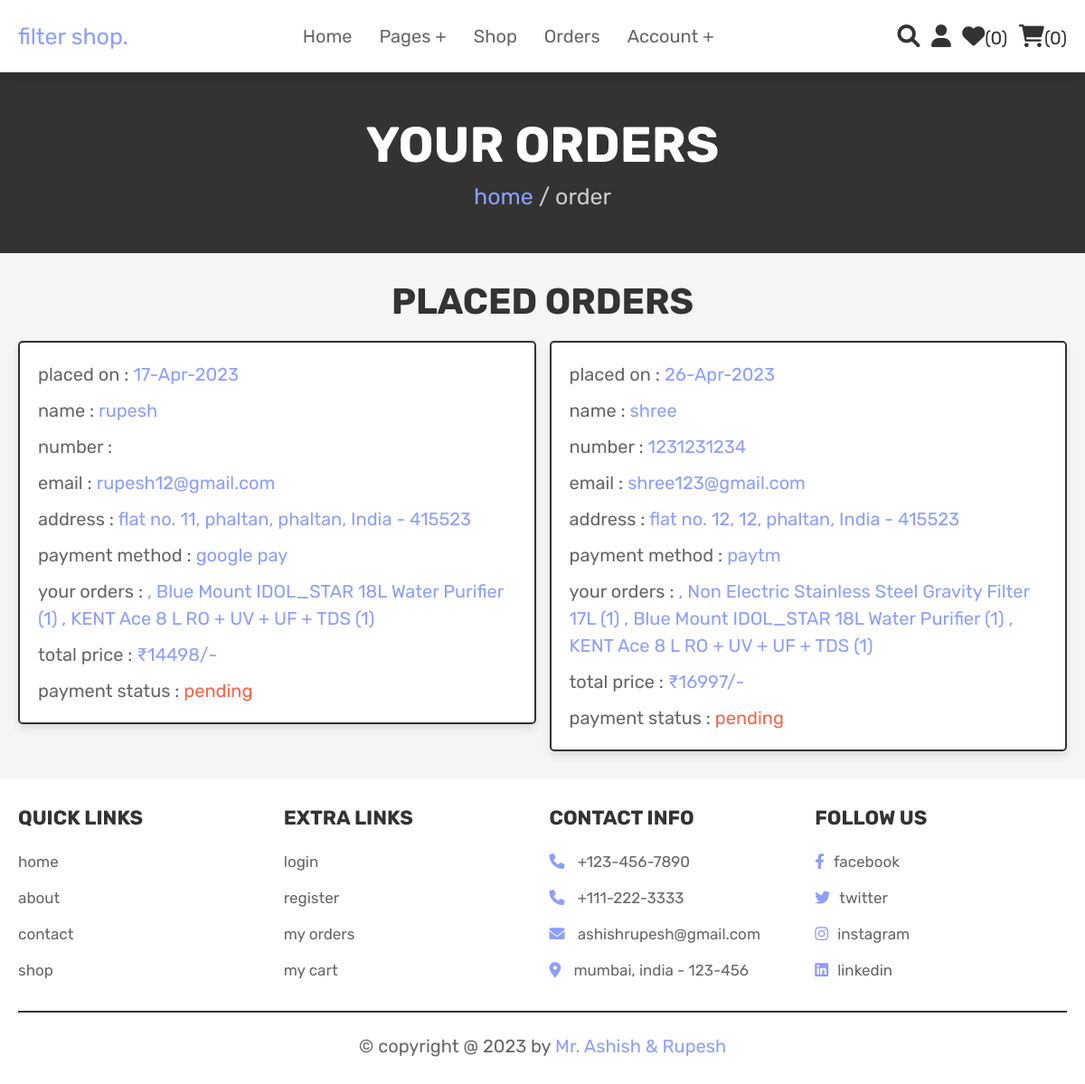
The page /orders.php (signed in) on the database as committed earlier.
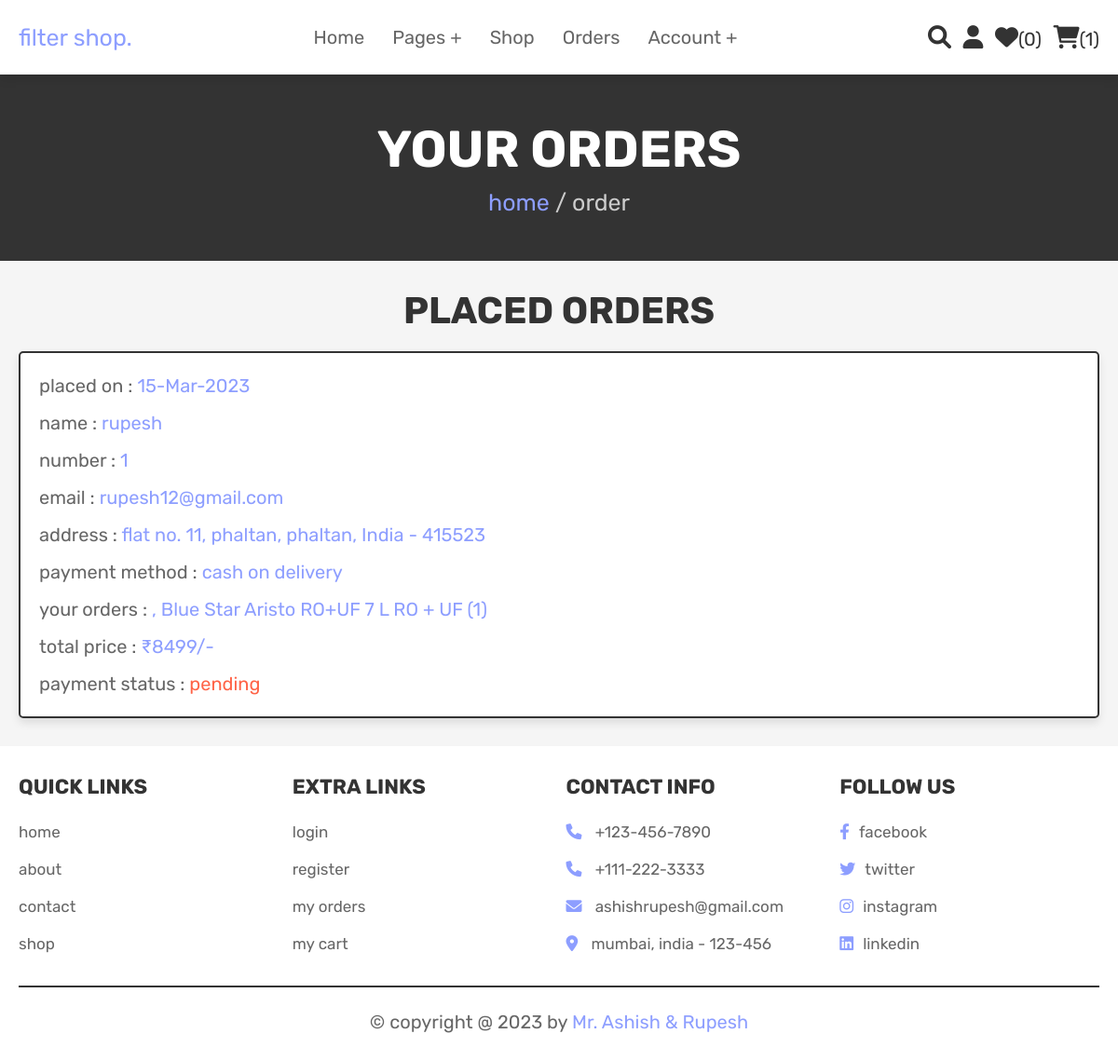
The same page on the database as committed later.
### tables this page shows
CREATE TABLE `orders` (
  `id` int(100) NOT NULL,
  `user_id` int(100) NOT NULL,
  `name` varchar(100) NOT NULL,
  `number` varchar(12) NOT NULL,
  `email` varchar(100) NOT NULL,
  `method` varchar(50) NOT NULL,
  `address` varchar(500) NOT NULL,
  `total_products` varchar(1000) NOT NULL,
  `total_price` int(100) NOT NULL,
  `placed_on` varchar(50) NOT NULL,
  `payment_status` varchar(20) NOT NULL DEFAULT 'pending'
);

### orders.php (the view, shortened to what this page needs)
<?php
@include 'config.php';
$user_id = $_SESSION['user_id'];
?>
<!DOCTYPE html>
<html lang="en">
<head>
   <link rel="stylesheet" href="https://cdnjs.cloudflare.com/ajax/libs/font-awesome/6.0.0/css/all.min.css">
   <link rel="stylesheet" href="css/style.css">
</head>
<body>
<?php @include 'header.php'; ?>
<section class="heading">
    <h3>your orders</h3>
    <p> <a href="home.php">home</a> / order </p>
</section>
<section class="placed-orders">
    <h1 class="title">placed orders</h1>
    <div class="box-container">
    <?php
        $select_orders = mysqli_query($conn, "SELECT * FROM `orders` WHERE user_id = '$user_id'") or die('query failed');
        if(mysqli_num_rows($select_orders) > 0){
            while($fetch_orders = mysqli_fetch_assoc($select_orders)){
    ?>
    <div class="box">
        <p> placed on : <span><?php echo $fetch_orders['placed_on']; ?></span> </p>
        <p> name : <span><?php echo $fetch_orders['name']; ?></span> </p>
        <p> number : <span><?php echo $fetch_orders['number']; ?></span> </p>
        <p> email : <span><?php echo $fetch_orders['email']; ?></span> </p>
        <p> address : <span><?php echo $fetch_orders['address']; ?></span> </p>
        <p> payment method : <span><?php echo $fetch_orders['method']; ?></span> </p>
        <p> your orders : <span><?php echo $fetch_orders['total_products']; ?></span> </p>
        <p> total price : <span>₹<?php echo $fetch_orders['total_price']; ?>/-</span> </p>
        <p> payment status : <span style="color:<?php if($fetch_orders['payment_status'] == 'pending'){echo 'tomato'; }else{echo 'green';} ?>"><?php echo $fetch_orders['payment_status']; ?></span> </p>
    </div>
    <?php
        }
    }else{
        echo '<p class="empty">no orders placed yet!</p>';
    }
    ?>
    </div>
</section>
<?php @include 'footer.php'; ?>
</body>
</html>

### header.php (shortened to what this page needs)
<header class="header">
    <div class="flex">
        <a href="home.php" class="logo">filter shop.</a>
        <nav class="navbar">
            <ul>
                <li><a href="home.php">home</a></li>
                <li><a href="#">pages +</a>
                </li>
                <li><a href="shop.php">shop</a></li>
                <li><a href="orders.php">orders</a></li>
                <li><a href="#">account +</a>
                </li>
            </ul>
        </nav>
        <div class="icons">
            <a href="search_page.php" class="fas fa-search"></a>
            <div id="user-btn" class="fas fa-user"></div>
            <?php
                $select_wishlist_count = mysqli_query($conn, "SELECT * FROM `wishlist` WHERE user_id = '$user_id'") or die('query failed');
                $wishlist_num_rows = mysqli_num_rows($select_wishlist_count);
            ?>
            <a href="wishlist.php"><i class="fas fa-heart"></i><span>(<?php echo $wishlist_num_rows; ?>)</span></a>
            <?php
                $select_cart_count = mysqli_query($conn, "SELECT * FROM `cart` WHERE user_id = '$user_id'") or die('query failed');
                $cart_num_rows = mysqli_num_rows($select_cart_count);
            ?>
            <a href="cart.php"><i class="fas fa-shopping-cart"></i><span>(<?php echo $cart_num_rows; ?>)</span></a>
        </div>
    </div>
</header>

Rows that differ between the two databases and show on the page:
removed orders: placed_on "17-Apr-2023", name "rupesh", email "rupesh12@gmail.com", address "flat no. 11, phaltan, phaltan, India - 415523", method "google pay", total_products ", Blue Mount IDOL_STAR 18L Water Purifier (1) , KENT Ace 8 L RO + UV + UF + TDS (1)", total_price "14498", payment_status "pending"
removed orders: placed_on "26-Apr-2023", name "shree", number "1231231234", email "shree123@gmail.com", address "flat no. 12, 12, phaltan, India - 415523", method "paytm", total_products ", Non Electric Stainless Steel Gravity Filter 17L (1) , Blue Mount IDOL_STAR 18L Water Purifier (1) , KENT Ace 8 L RO + UV + UF + TDS (1)", total_price "16997", payment_status "pending"
added orders: placed_on "15-Mar-2023", name "rupesh", number "1", email "rupesh12@gmail.com", address "flat no. 11, phaltan, phaltan, India - 415523", method "cash on delivery", total_products ", Blue Star Aristo RO+UF 7 L RO + UF (1)", total_price "8499", payment_status "pending"
Other text that changed with them:
$cart_num_rows: "0" → "1"
